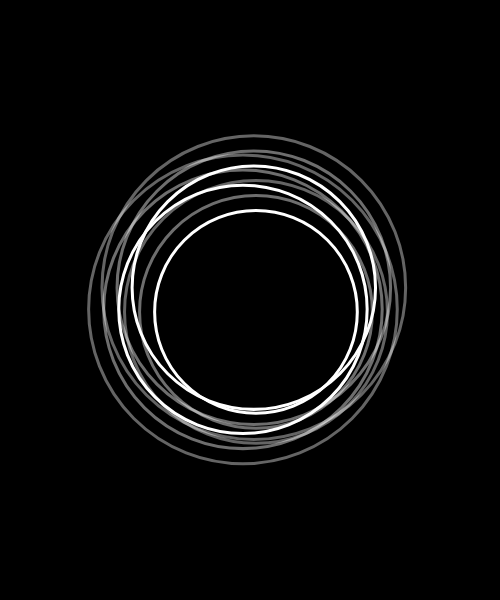
Frame 1 (no input)
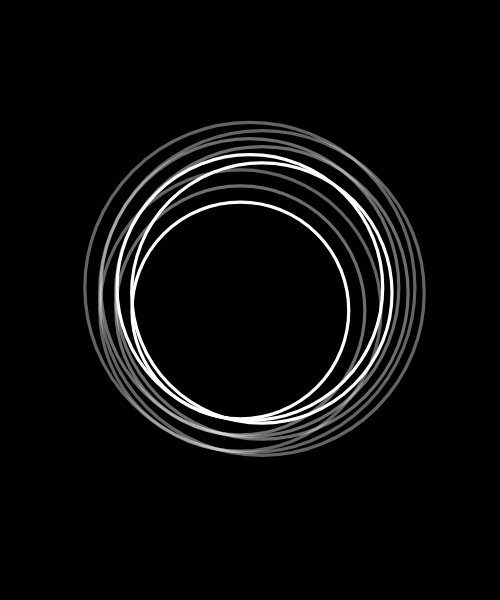
Frame 60 (no input)
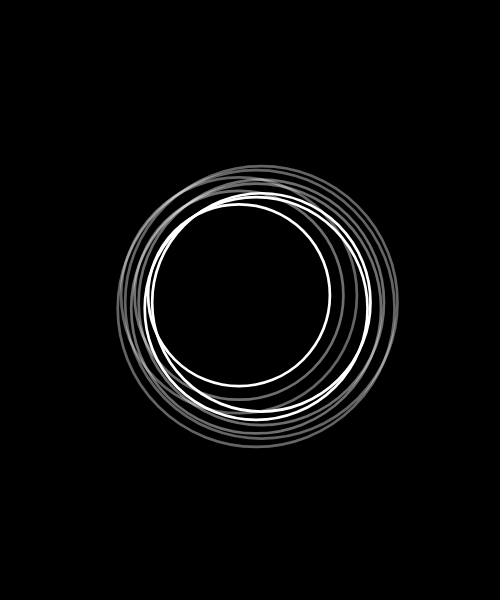
Frame 120 (the mouse pressed at the canvas centre since frame 60)

The p5.js sketch that drew these frames (run headless with seeded random() and noise() and a simulated clock; from frame 60 on, the mouse is pressed at the canvas centre):

// p5.js sketch
// ── sketch.js
"use strict";

var debugMode = true;
var blobs = []

function setup() {
  createCanvas(500, 600);
  background(0);
  noStroke();

  blobs.push(new Blob(width / 2, height / 2, 3.0));

}

function draw() {
  if (debugMode) {
    background(0);
  } else {
    background(0, 10);
  }


  for (var i = 0; i < blobs.length; i++) {
    blobs[i].update();
    blobs[i].display();
  }
}


class Particle {
  constructor(x, y) {
    this.pos = createVector(x, y);
    this.dia = random(50, 80);
    this.angle = random(TWO_PI);
    this.aVel = random(0.01, 0.05);
    this.distance = random(3, 6);
  }
  display() {
    this.angle += this.aVel;

    this.pos.x = cos(this.angle) * this.distance;
    this.pos.y = sin(this.angle) * this.distance;
    var dia = sin(this.angle) * this.distance;

    if (debugMode) {
      noFill();
      stroke(255,255);
      ellipse(this.pos.x, this.pos.y, 10 + this.dia, 10 + this.dia);
      stroke(255,110);
      ellipse(this.pos.x, this.pos.y, 20 + this.dia, 20 + this.dia);
      stroke(255,100);
      ellipse(this.pos.x, this.pos.y, 30 + this.dia, 30 + this.dia);
    } else {
      fill(255, 100);
      ellipse(this.pos.x, this.pos.y, 10 + this.dia, 10 + this.dia);
      ellipse(this.pos.x, this.pos.y, 20 + this.dia, 20 + this.dia);
      ellipse(this.pos.x, this.pos.y, 30 + this.dia, 30 + this.dia);
    }
  }
}

class Blob {
  constructor(x, y, size) {
    this.pos = createVector(x, y);
    this.vel = createVector();
    this.acc = createVector();
    this.size = size;
    this.sizeFreq = random(0.01, 0.05);
    this.scale = 1.0;
    this.particles = [];
    var randomNumber = floor(random(3, 5));
    for (var i = 0; i < randomNumber; i++) {
      this.particles.push(new Particle(this.pos.x, this.pos.y));
    }

  }
  update() {
    this.scale = this.size * map(sin(frameCount * this.sizeFreq), -1, 1, 0.9, 1.1);
  }
  display() {
    push();
    translate(this.pos.x, this.pos.y);
    scale(this.scale);
    for (var i = 0; i < this.particles.length; i++) {
      this.particles[i].display();
    }
    pop();
  }
}
